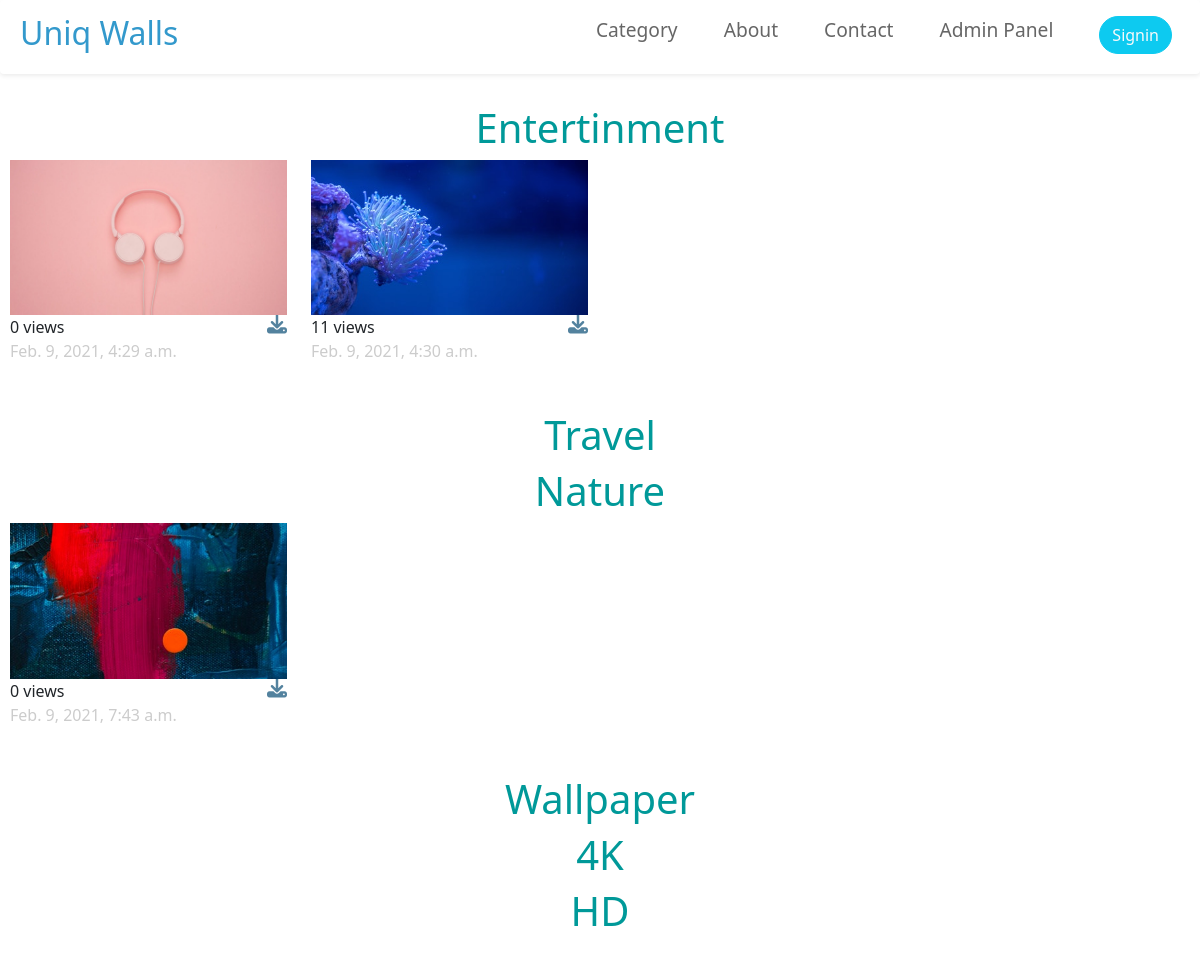
The page /category on the database its author committed.
### UniqApp/models.py (models this page shows, shortened)
class Category(models.Model):
    title  = models.CharField(max_length=99)

class Image(models.Model):
    image = models.ImageField(upload_to='dynamic_img')
    title = models.CharField(max_length=100)
    category = models.ForeignKey(Category, on_delete=models.CASCADE)
    date = models.DateTimeField(auto_now_add=True)
    view_count = models.PositiveIntegerField(default=0)

### UniqApp/views.py (the view)
# urls.py: path('category', CategoryView.as_view(), name="category"),
class CategoryView(TemplateView):
    template_name = 'category.html'
    def get_context_data(self, **kwargs):
        context = super().get_context_data(**kwargs)
        context["categories"] = Category.objects.all()
        return context

### templates/category.html (shortened to what this page needs)
{% extends 'base.html' %}
{% load static %}
{% block photos %}
    <div>
        <p>Hidden</p>
        <p>Hidden</p>
    </div>
    <div class="row tm-mb-90 tm-gallery" id="img-div">
    {% for category in categories %}
        <h1 style="text-align: center; color: #009999;">{{ category.title }}</h1>
        {% for cat in category.image_set.all %}
            <div class="col-xl-3 col-lg-4 col-md-6 col-sm-6 col-12 mb-5">
                <img src="{{ cat.image.url }}" alt="Image" class="img-fluid">
                <a href="{% get_media_prefix %}{{ img.image }}" download="{{ img.title }}.jpg">
                    <i style="float: right;" class="fas fa-download fa-lg mt-2"></i>
                </a>
                <span>{{ cat.view_count }} views</span><br>
                <span class="tm-text-gray-light">{{ cat.date }}</span>
            </div>
        {% endfor %}
    {% endfor %}
    </div>
{% endblock photos %}

### templates/assets/css/templatemo-style.css (style rules this page uses)
p { line-height: 1.8; }
a { text-decoration: none; transition: all 0.3s ease; }
.tm-mb-90 { margin-bottom: 90px; }
p, .tm-text-gray { color: #999; }
.tm-text-gray-light { color: #CCC; }

### templates/category.html (style rules this page uses)
#img-div { margin-top: 20px; padding: 10px; }
.fa-download { color: rgba(1, 71, 112, 0.678); }

### rows shown on the page
Category: title "Entertinment"
Image: image (picture), view_count "0", date "Feb. 9, 2021, 4:29 a.m."
Image: image (picture), view_count "11", date "Feb. 9, 2021, 4:30 a.m."
Category: title "Travel"
Category: title "Nature"
Image: image (picture), view_count "0", date "Feb. 9, 2021, 7:43 a.m."
Category: title "Wallpaper"
Category: title "4K"
Category: title "HD"
